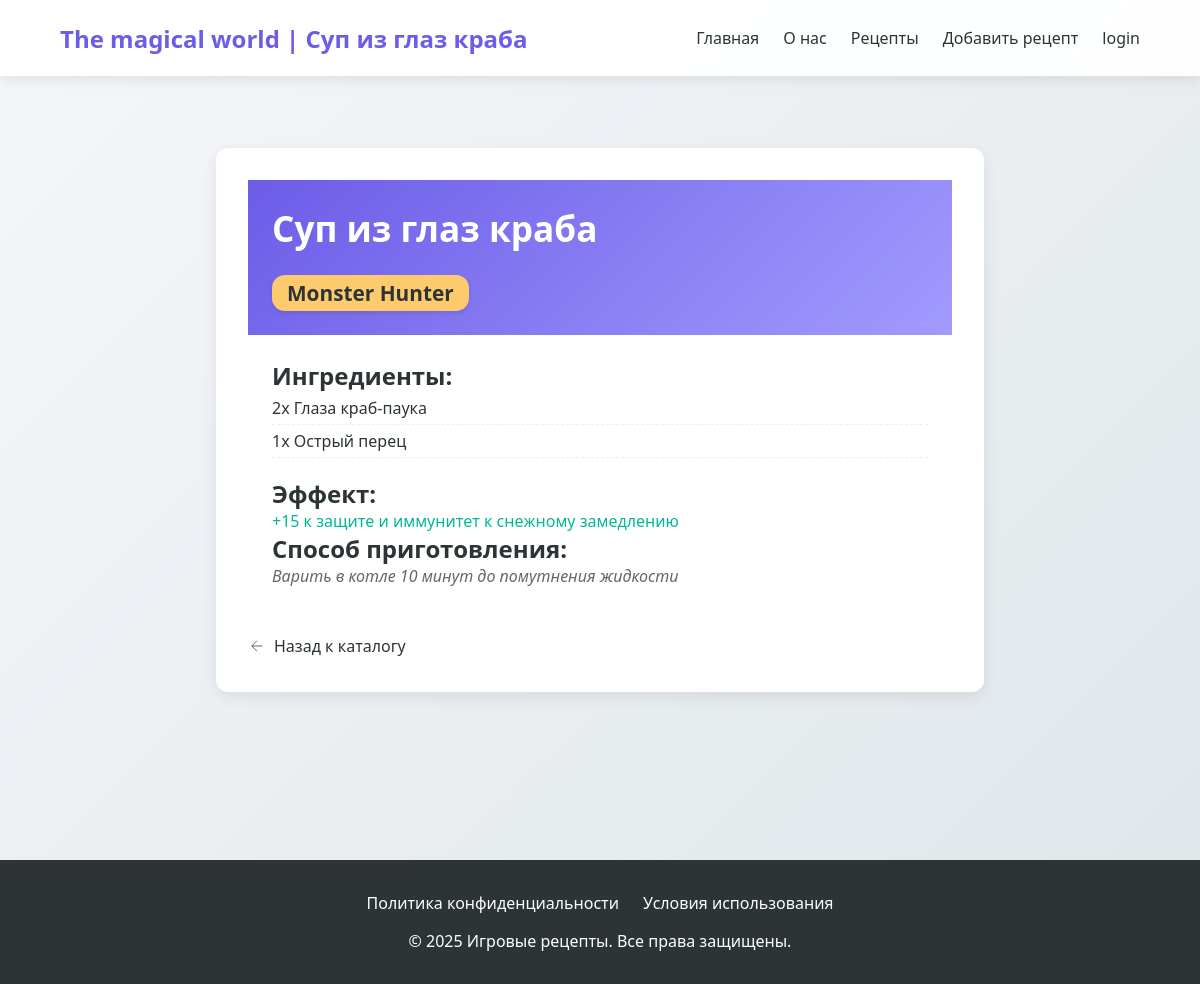
/recipe/sup-iz-glaz-kraba/, run on the app's committed database.
### star/models.py (models this page shows, shortened)
class recipe(models.Model):
    title = models.CharField(max_length = 255, verbose_name = 'Название')
    slug = models.SlugField(max_length = 255, unique = True, db_index = True, verbose_name = 'slug')
    game = models.CharField(max_length = 255, verbose_name = 'Название игры')
    ingredients = models.JSONField(default =list, blank = True, verbose_name = 'Ингредиенты')
    effect = models.CharField(max_length = 255, verbose_name = 'Эффект')
    preparation = models.CharField(max_length = 255, verbose_name = 'Способ приготовления')
    time_create = models.DateTimeField(auto_now_add = True, verbose_name = 'Время создания')
    time_update = models.DateTimeField(auto_now = True, verbose_name = 'Время изменение')
    cat = models.ForeignKey('Category', on_delete = models.PROTECT, verbose_name = 'Категория')
    class Meta:
        verbose_name = 'Лучшие рецепты'
        verbose_name_plural = 'Лучшие рецепты'
        ordering = ['time_create']
        indexes = [
            models.Index(fields = ['time_create'])
        ]

### star/views.py (the view)
# urls.py: path('recipe/<slug:recipe_slug>/', views.show_recipe, name='recipe'),
def show_recipe(request, recipe_slug):
    recipe_obj  = get_object_or_404(recipe, slug = recipe_slug)
    recipe_data ={
            'id': recipe_obj.id,
            'title': recipe_obj.title,
            'game': recipe_obj.game,
            'ingredients': recipe_obj.ingredients,
            'effect': recipe_obj.effect,
            'preparation': recipe_obj.preparation,
            'cat': recipe_obj.cat,
    }
    context = {
        'recipe': recipe_data,
        'title': recipe_obj.title,  # Add this line
    }
    return render(request, 'star/recipe.html', context)

### star/templates/star/recipe.html (shortened to what this page needs)
{% extends 'star/base.html' %}
{% load static %}
{% block content %}
<section class="recipe-detail-section">
    <link type="text/css" href="{% static 'star/css/recipe.css' %}" rel="stylesheet">
    <div class="recipe-card detailed">
        <div class="recipe-header">
            <h1>{{ recipe.title }}</h1>
            <span class="recipe-game-badge">{{ recipe.game }}</span>
        </div>
        <div class="recipe-content">
            <div class="ingredients">
                <h2>Ингредиенты:</h2>
                <ul>
                    {% for ingredient in recipe.ingredients %}
                    <li>{{ ingredient }}</li>
                    {% endfor %}
                </ul>
            </div>
            <div class="recipe-effects">
                <h2>Эффект:</h2>
                <p>{{ recipe.effect }}</p>
            </div>
            <div class="preparation">
                <h2>Способ приготовления:</h2>
                <p>{{ recipe.preparation }}</p>
            </div>
        </div>
        <a href="{% url 'catalog' %}" class="back-btn">
            <svg width="18" height="18" viewBox="0 0 24 24" fill="none" stroke="currentColor">
                <path d="M19 12H5M12 19l-7-7 7-7"/>
            </svg>
            <span>Назад к каталогу</span>
        </a>
    </div>
</section>
{% endblock %}

### star/templates/star/base.html (shortened to what this page needs)
{% load static %}
<!DOCTYPE html>
<html lang="ru">
<head>
    <link type="text/css" href="{% static 'star/css/style.css' %}" rel="stylesheet">
</head>
<body>
    <header>
        <nav>
            <a href="{% url 'home' %}" class="logo">The magical world | {{ title }}</a>
            <div class="nav-links">
                <a href="{% url 'home' %}">Главная</a>
                <a href="{% url 'about' %}">О нас</a>
                <a href="{% url 'catalog' %}">Рецепты</a>
                <a href="{% url 'addpage' %}">Добавить рецепт</a>
                <a href="{% url 'login' %}">login</a>
            </div>
        </nav>
    </header>
    <main class="container">
        {% block content %}{% endblock %}
    </main>
    <footer>
        <div class="footer-links">
            <a href="#">Политика конфиденциальности</a>
            <a href="#">Условия использования</a>
        </div>
        <p>© 2025 Игровые рецепты. Все права защищены.</p>
    </footer>
</body>
</html>

### star/static/star/css/style.css (style rules this page uses)
:root { --primary: #6c5ce7; --secondary: #a29bfe; --dark: #2d3436; --light: #f5f6fa; --success: #00b894; --warning: #fdcb6e; --danger: #d63031; }
* { margin: 0; padding: 0; box-sizing: border-box; font-family: 'Segoe UI', Tahoma, Geneva, Verdana, sans-serif; }
body { background: linear-gradient(135deg, var(--light), #dfe6e9); min-height: 100vh; color: var(--dark); }
header { background: rgba(255, 255, 255, 0.95); box-shadow: 0 2px 15px rgba(0, 0, 0, 0.1); position: fixed; width: 100%; z-index: 1000; }
nav { display: flex; justify-content: space-between; align-items: center; padding: 1.2rem 5%; max-width: 1400px; margin: 0 auto; }
.logo { font-size: 1.5rem; font-weight: 700; color: var(--primary); text-decoration: none; }
.nav-links { display: flex; gap: 1.5rem; }
.nav-links a { color: var(--dark); text-decoration: none; font-weight: 500; padding: 0.5rem 0; position: relative; }
.nav-links a::after { content: ''; position: absolute; bottom: 0; left: 0; width: 0; height: 2px; background: var(--primary); transition: width 0.3s ease; }
.container { max-width: 1200px; margin: 0 auto; padding: 100px 20px 40px; }
footer { background: var(--dark); color: white; padding: 2rem 5%; text-align: center; margin-top: 3rem; }
.footer-links { display: flex; justify-content: center; gap: 1.5rem; margin-bottom: 1rem; }
.footer-links a { color: white; text-decoration: none; }
.recipe-card { background: white; border-radius: 12px; overflow: hidden; box-shadow: 0 5px 15px rgba(0, 0, 0, 0.08); transition: transform 0.3s ease, box-shadow 0.3s ease; }
.recipe-header { padding: 1.5rem; background: linear-gradient(135deg, var(--primary), var(--secondary)); color: white; position: relative; }
.recipe-content { padding: 1.5rem; }
.ingredients ul { list-style-type: none; margin-bottom: 1.2rem; }
.ingredients li { padding: 5px 0; border-bottom: 1px dashed #eee; }
.recipe-effects p { color: var(--success); font-weight: 500; }
.preparation p { font-style: italic; color: #666; }

### star/static/star/css/recipe.css (style rules this page uses)
.recipe-detail-section { max-width: 800px; margin: 2rem auto; padding: 1rem; }
.recipe-card.detailed { padding: 2rem; margin-bottom: 2rem; }
.recipe-card.detailed .recipe-header h1 { font-size: 2.2rem; margin-bottom: 0.5rem; }
.back-btn { display: inline-flex; align-items: center; gap: 0.5rem; margin-top: 1.5rem; color: var(--primary-color); text-decoration: none; font-weight: 500; }

### star/templates/star/recipe.html (style rules this page uses)
.recipe-game-badge { display: inline-block; background: var(--warning); color: var(--dark); padding: 4px 15px; border-radius: 13px; font-size: 1.3rem; font-weight: 700; margin-top: 15px; box-shadow: 0 2px 5px rgba(0,0,0,0.1); transition: all 0.3s ease; }

### data on the page
recipe: title "Суп из глаз краба", game "Monster Hunter", effect "+15 к защите и иммунитет к снежному замедлению", preparation "Варить в котле 10 минут до помутнения жидкости"

### other printed values
{{ ingredient }} "2x Глаза краб-паука" "1x Острый перец"
